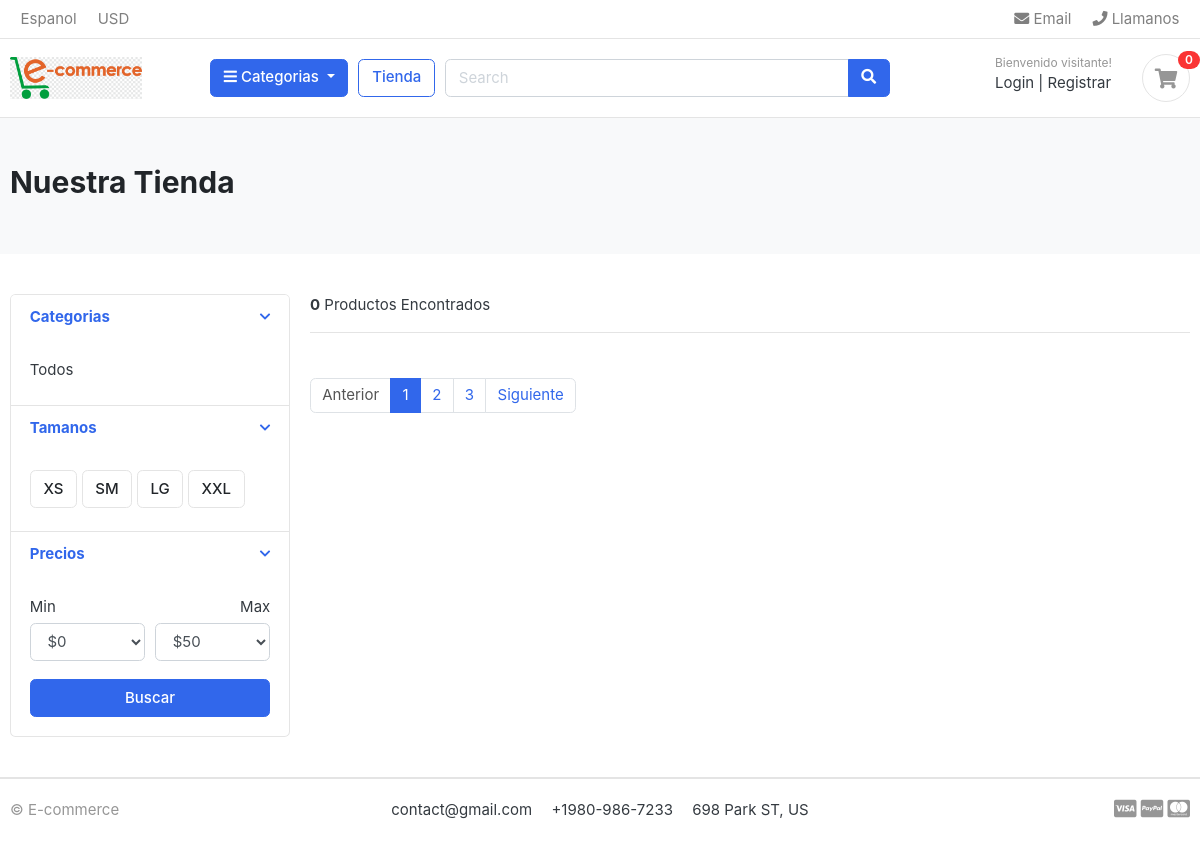
The page /store/ on the database as committed earlier.
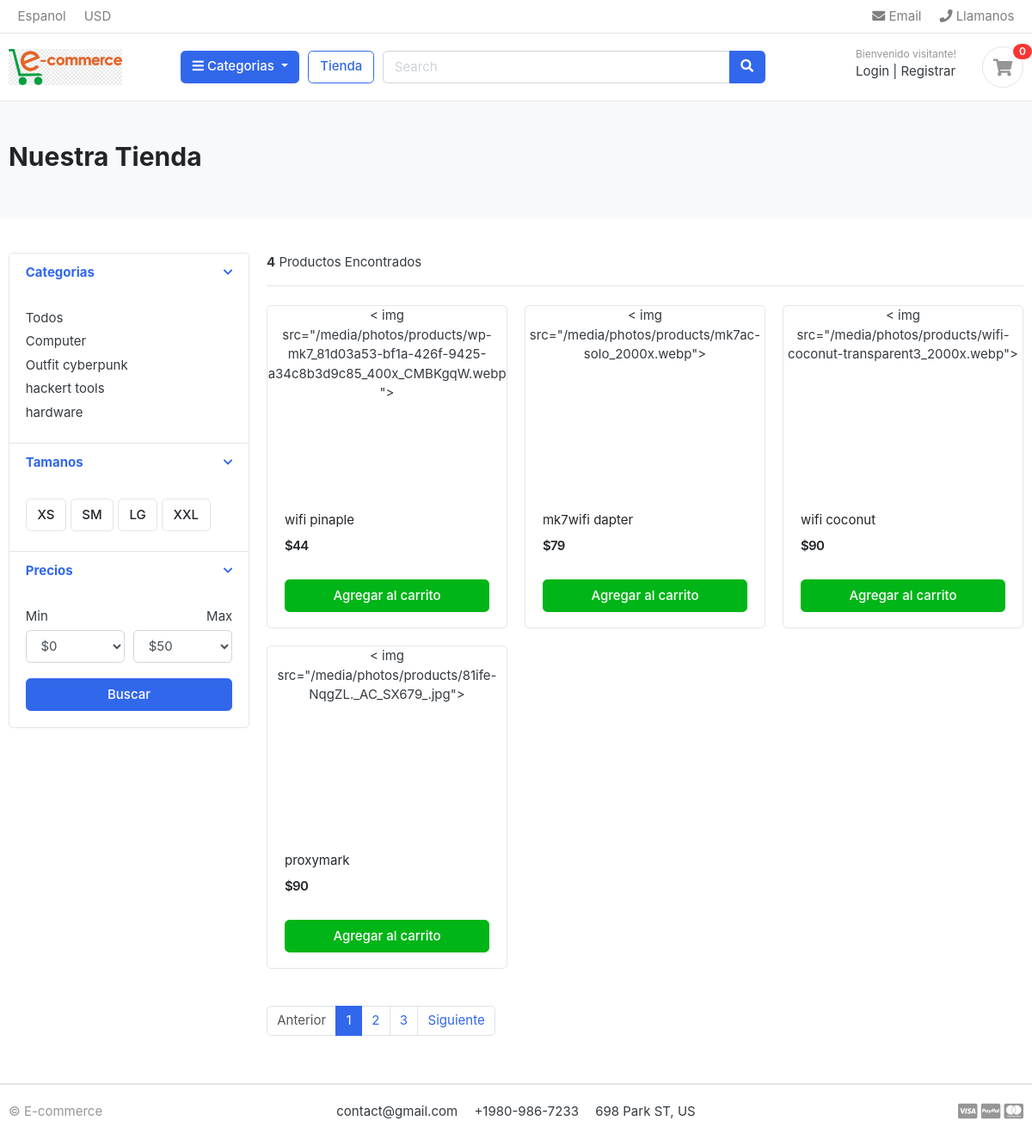
The same page on the database as committed later.
### category/models.py (models this page shows, shortened)
class Category(models.Model):
    category_name = models.CharField(max_length=50, unique=True)
    description = models.TextField(blank=True)
    slug = models.CharField(max_length=100, unique=True)
    cat_image = models.ImageField(upload_to = 'photos/categories', blank=True)
    class Meta:
        verbose_name = 'Category'
        verbose_name_plural = 'Categories'
    def get_url(self):
        return reverse('product_by_category', args=[self.slug])

### store/models.py (models this page shows, shortened)
class Product(models.Model):
    product_name = models.CharField(max_length=200, unique=True)
    slug = models.CharField(max_length=200, unique=True)
    description = models.TextField(max_length=500,blank=True)
    price = models.IntegerField()
    images = models.ImageField(upload_to='photos/products')
    stock = models.IntegerField()
    is_available = models.BooleanField(default=True)
    category = models.ForeignKey(Category, on_delete= models.CASCADE)
    create_date = models.DateTimeField(auto_now_add=True)
    modified_date = models.DateTimeField(auto_now=True)
    def get_url(self):
        return reverse('product_detail',args=[self.category.slug, self.slug])

### store/views.py (the view)
# urls.py: path('store/', include('store.urls')),
def store(request, category_slug=None):
    categories = None
    product = None
    if category_slug != None:
        categories = get_object_or_404(Category, slug=category_slug)
        products = Product.objects.filter(category=categories, is_available=True)
        product_count = products.count()
    else:
        products = Product.objects.all().filter(is_available=True)
        product_count = products.count()
    context = {
        'products': products,
        'product_count': product_count,
    }
    return render(request, 'store/store.html', context)

### category/context_processors.py (called while the page is built)
def menu_links(request):
    links = Category.objects.all()
    return dict(links=links)

### templates/store/store.html (shortened to what this page needs)
{% extends 'base.html'%}
{% block content %}
<section class="section-pagetop bg">
  <div class="container">
    <h2 class="title-page">Nuestra Tienda</h2>
  </div>
</section>
<section class="section-content padding-y">
  <div class="container">
    <div class="row">
      <aside class="col-md-3">
        <div class="card">
          <article class="filter-group">
            <header class="card-header">
              <a href="#" data-toggle="collapse" data-target="#collapse_1" aria-expanded="true" class="">
                <i class="icon-control fa fa-chevron-down"></i>
                <h6 class="title">Categorias</h6>
              </a>
            </header>
            <div class="filter-content collapse show" id="collapse_1" style="">
              <div class="card-body">
                <ul class="list-menu">
                  <li><a href="{% url 'store'%}">Todos</a></li>
                  {% for  category in links %}
                  <li><a href="{{category.get_url}}">{{category.category_name}}</a></li>
                  {% endfor %}
                </ul>
              </div>
            </div>
          </article>
          <article class="filter-group">
            <header class="card-header">
              <a href="#" data-toggle="collapse" data-target="#collapse_4" aria-expanded="true" class="">
                <i class="icon-control fa fa-chevron-down"></i>
                <h6 class="title">Tamanos </h6>
              </a>
            </header>
            <div class="filter-content collapse show" id="collapse_4" style="">
              <div class="card-body">
                <label class="checkbox-btn">
                  <span class="btn btn-light"> XS </span>
                </label>
                <label class="checkbox-btn">
                  <span class="btn btn-light"> SM </span>
                </label>
                <label class="checkbox-btn">
                  <span class="btn btn-light"> LG </span>
                </label>
                <label class="checkbox-btn">
                  <span class="btn btn-light"> XXL </span>
                </label>
              </div>
            </div>
          </article>
          <article class="filter-group">
            <header class="card-header">
              <a href="#" data-toggle="collapse" data-target="#collapse_3" aria-expanded="true" class="">
                <i class="icon-control fa fa-chevron-down"></i>
                <h6 class="title">Precios </h6>
              </a>
            </header>
            <div class="filter-content collapse show" id="collapse_3" style="">
              <div class="card-body">
                <div class="form-row">
                  <div class="form-group col-md-6">
                    <label>Min</label>
                    <select class="mr-2 form-control">
                      <option value="0">$0</option>
                    </select>
                  </div>
                  <div class="form-group text-right col-md-6">
                    <label>Max</label>
                    <select class="mr-2 form-control">
                      <option value="50">$50</option>
                    </select>
                  </div>
                </div>
                <button class="btn btn-block btn-primary">Buscar</button>
              </div>
            </div>
          </article>
        </div>
      </aside>
      <main class="col-md-9">
        <header class="border-bottom mb-4 pb-3">
          <div class="form-inline">
            <span class="mr-md-auto"> <b>{{product_count}}</b> Productos Encontrados </span>
          </div>
        </header>
        <div class="row">
          {% for product in products %}
          <div class="col-md-4">
            <figure class="card card-product-grid">
              <div class="img-wrap">
                < <a href="{{ product.get_url }}"></a> img src="{{product.images.url}}">
              </div>
              <figcaption class="info-wrap">
                <div class="fix-height">
                  <a href="{{ product.get_url }}" class="title">{{product.product_name}}</a>
                  <div class="price-wrap mt-2">
                    <span class="price">${{product.price}}</span>
                  </div>
                </div>
                <a href="#" class="btn btn-block btn-success">Agregar al carrito </a>
              </figcaption>
            </figure>
          </div>
            {% endfor %}
        </div>
        <nav class="mt-4" aria-label="Page navigation sample">
          <ul class="pagination">
            <li class="page-item disabled"><a class="page-link" href="#">Anterior</a></li>
            <li class="page-item active"><a class="page-link" href="#">1</a></li>
            <li class="page-item"><a class="page-link" href="#">2</a></li>
            <li class="page-item"><a class="page-link" href="#">3</a></li>
            <li class="page-item"><a class="page-link" href="#">Siguiente</a></li>
          </ul>
        </nav>
      </main>
    </div>
  </div>
</section>
{% endblock %}

### templates/base.html (shortened to what this page needs)
<!DOCTYPE HTML>
{% load static %}
<html lang="en">
<head>
<link href="{% static 'css/bootstrap.css' %}" rel="stylesheet" type="text/css"/>
<link href="{% static 'fonts/fontawesome/css/all.min.css'%}" type="text/css" rel="stylesheet">
<link href="{% static 'css/ui.css' %}" rel="stylesheet" type="text/css"/>
<link href="{% static 'css/responsive.css'%}" rel="stylesheet" media="only screen and (max-width: 1200px)" />
</head>
<body>
{% include 'includes/navbar.html'%}
{% block content %}
{% endblock %}
{% include 'includes/footer.html'%}

### templates/includes/navbar.html (shortened to what this page needs)
{% load static %}
<header class="section-header">
<nav class="navbar p-md-0 navbar-expand-sm navbar-light border-bottom">
<div class="container">
  <div class="collapse navbar-collapse" id="navbarTop4">
    <ul class="navbar-nav mr-auto">
      <li class="nav-item dropdown">
      <a href="#" class="nav-link">   Espanol </a>
    </li>
    <li class="nav-item dropdown">
      <a href="#" class="nav-link"> USD </a>
    </li>
    </ul>
    <ul class="navbar-nav">
    <li><a href="#" class="nav-link"> <i class="fa fa-envelope"></i> Email </a></li>
    <li><a href="#" class="nav-link"> <i class="fa fa-phone"></i> Llamanos</a></li>
  </ul>
  </div>
</div>
</nav>
<section class="header-main border-bottom">
  <div class="container">
<div class="row align-items-center">
  <div class="col-lg-2 col-md-3 col-6">
    <a href="{% url 'home' %}" class="brand-wrap">
      <img class="logo" src="{%static 'images/ecommerce.png' %}">
    </a>
  </div>
  <div class="col-lg col-sm col-md col-6 flex-grow-0">
    <div class="category-wrap dropdown d-inline-block float-right">
      <button type="button" class="btn btn-primary dropdown-toggle" data-toggle="dropdown">
        <i class="fa fa-bars"></i> Categorias
      </button>
    </div>
  </div>
  <a href="{% url 'store' %}" class="btn btn-outline-primary">Tienda</a>
  <div class="col-lg  col-md-6 col-sm-12 col">
    <form action="#" class="search">
      <div class="input-group w-100">
          <input type="text" class="form-control" style="width:60%;" placeholder="Search">
          <div class="input-group-append">
            <button class="btn btn-primary" type="submit">
              <i class="fa fa-search"></i>
            </button>
          </div>
        </div>
    </form>
  </div>
  <div class="col-lg-3 col-sm-6 col-8 order-2 order-lg-3">
        <div class="d-flex justify-content-end mb-3 mb-lg-0">
          <div class="widget-header">
            <small class="title text-muted">Bienvenido visitante!</small>
            <div>
              <a href="./signin.html">Login</a> <span class="dark-transp"> | </span>
              <a href="./register.html"> Registrar</a>
            </div>
          </div>
          <a href="./cart.html" class="widget-header pl-3 ml-3">
            <div class="icon icon-sm rounded-circle border"><i class="fa fa-shopping-cart"></i></div>
            <span class="badge badge-pill badge-danger notify">0</span>
          </a>
        </div>
      </div>
</div>
  </div>
</section>
</header>

### templates/includes/footer.html
<footer class="section-footer border-top">
	<div class="container">
		<section class="footer-bottom border-top row">
			<div class="col-md-2">
				<p class="text-muted"> &copy E-commerce </p>
			</div>
			<div class="col-md-8 text-md-center">
				<span  class="px-2">contact@gmail.com</span>
				<span  class="px-2">+1980-986-7233</span>
				<span  class="px-2">698 Park ST, US</span>
			</div>
			<div class="col-md-2 text-md-right text-muted">
				<i class="fab fa-lg fa-cc-visa"></i>
				<i class="fab fa-lg fa-cc-paypal"></i>
				<i class="fab fa-lg fa-cc-mastercard"></i>
			</div>
		</section>
	</div>
</footer>

### static/css/ui.css (style rules this page uses)
html { font-family: "Inter", sans-serif; font-size: 15px; }
.img-wrap { text-align: center; display: block; }
.price-wrap { letter-spacing: -0.7px; }
.icon-xs, .icon-sm, .icon-md, .icon-lg { display: inline-block; text-align: center; flex-shrink: 0; flex-grow: 0; }
.icon-sm { width: 48px; height: 48px; line-height: 48px !important; font-size: 20px; }
.padding-y { padding-top: 40px; padding-bottom: 40px; }
figure { margin-bottom: 0; }
article:after, .form-group:after { display: block; clear: both; content: ""; }
.bg { background-color: #f8f9fa; }
.title-page { color: #212529; }
p:last-child { margin-bottom: 0; }
.header-main { position: relative; padding-top: 1rem; padding-bottom: 1rem; }
.brand-wrap .logo, .navbar-brand .logo { margin-right: 7px; max-height: 42px; display: inline-block; }
.widget-header { display: inline-block; vertical-align: middle; position: relative; }
.widget-header a { color: #343a40; }
.widget-header i { color: #969696; }
.widget-header .title { display: block; }
.widget-header .notify { position: absolute; top: -3px; right: -10px; }
.footer-bottom { padding-top: 20px; padding-bottom: 20px; }
.btn-light { background-color: #fff; border-color: #e4e4e4; }
[class*=list-] li:after { visibility: hidden; display: block; content: ""; overflow: hidden; height: 0; clear: both; }
.list-menu { list-style: none; margin: 0; padding-left: 0; }
.list-menu li { margin-bottom: 5px; }
.list-menu a { color: #343a40; }
[class*=card-product] a.title { color: #212529; display: block; }
[class*=card-product] .img-wrap { overflow: hidden; position: relative; }
.card-product-grid { margin-bottom: 20px; }
.card-product-grid .img-wrap { border-radius: 0.2rem 0.2rem 0 0; height: 220px; }
.card-product-grid .info-wrap { overflow: hidden; padding: 18px 20px; }
.card-product-grid .fix-height { height: 80px; overflow: hidden; }
.card .img-wrap { overflow: hidden; }
.notify { position: absolute; top: -4px; right: -10px; display: inline-block; padding: 0.25em 0.6em; font-size: 12px; line-height: 1; text-align: center; border-radius: 3rem; color: #fff; background-color: #fa3434; }
.price { font-weight: 600; color: #212529; }
.icon-control { margin-top: 5px; float: right; font-size: 80%; }
.card-header .title { margin-bottom: 0; line-height: 1.5; }
.filter-group { border-bottom: 1px solid #e4e4e4; }
.filter-group .card-header { border-bottom: 0; }
.filter-group:last-child { border-bottom: 0; }
.checkbox-btn { position: relative; }
.section-pagetop { padding: 45px 0; }

Rows that differ between the two databases and show on the page:
added Category: category_name "Computer"
added Category: category_name "Outfit cyberpunk"
added Category: category_name "hackert tools"
added Category: category_name "hardware"
added Product: images "/media/photos/products/wp-mk7_81d03a53-bf1a-426f-9425-a34c8b3d9c85_400x_CMBKgqW.webp", product_name "wifi pinaple", price "44"
added Product: images "/media/photos/products/mk7ac-solo_2000x.webp", product_name "mk7wifi dapter", price "79"
added Product: images "/media/photos/products/wifi-coconut-transparent3_2000x.webp", product_name "wifi coconut", price "90"
added Product: images "/media/photos/products/81ife-NqgZL._AC_SX679_.jpg", product_name "proxymark", price "90"
Other text that changed with them:
{{ product_count }}: "0" → "4"
